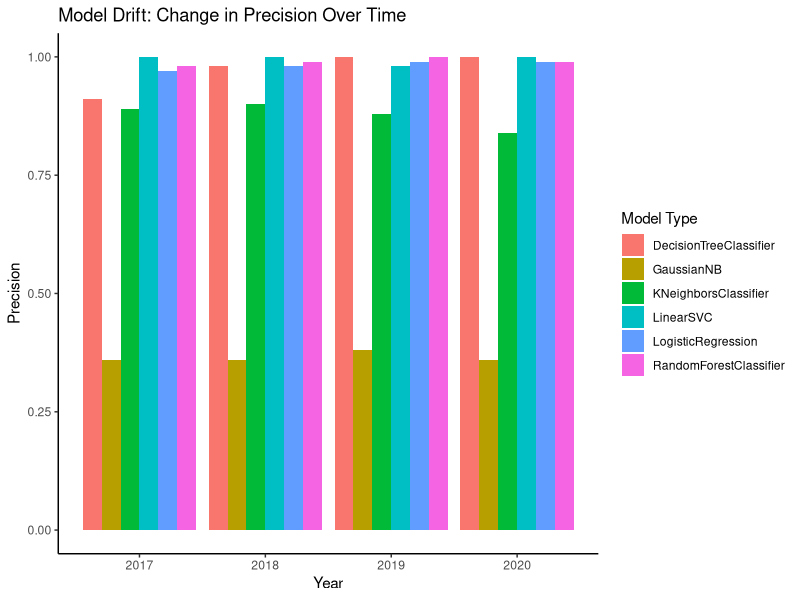
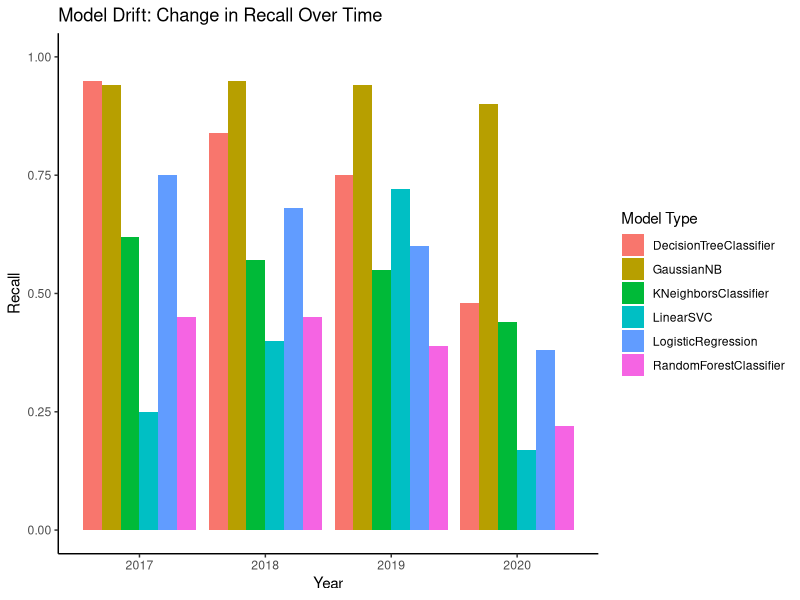

R code for these plots, in order:
## ---- chunk 1
knitr::opts_chunk$set(echo = TRUE)
## ---- chunk 2
#Used Contains syntax from here: https://stackoverflow.com/questions/25923392/select-columns-based-on-string-match-dplyrselect

library(tidyverse)
fd <- read.csv("../final_data/combined_2020_results.csv")
fd <- fd %>%
  select(-c(X, params))

precision <- fd %>%
  select(contains("precision")|"model_type") %>%
  pivot_longer(!model_type, names_to="year", values_to="precision") %>%
  #pivot_wider(names_from="model_type", values_from = "precision") %>%
  mutate(year = str_sub(year, 11, 15)) %>%
  mutate(year = as.numeric(year)) %>%
  mutate(precision = round(precision, 2))

recall <- fd %>%
  select(contains("recall")|"model_type") %>%
  pivot_longer(!model_type, names_to="year", values_to="recall") %>%
  #pivot_wider(names_from="model_type", values_from = "precision") %>%
  mutate(year = str_sub(year, 8, 12)) %>%
  mutate(year = as.numeric(year)) %>%
  mutate(recall = round(recall, 2))

## ---- chunk 3
#Help getting aes order and color from: https://www.biostars.org/p/362024/
#Help With titles:https://www.r-graph-gallery.com/239-custom-layout-legend-ggplot2.html and https://www.datanovia.com/en/blog/ggplot-legend-title-position-and-labels/
# Removing background: https://felixfan.github.io/ggplot2-remove-grid-background-margin/
#labelling bars: https://r-graphics.org/recipe-bar-graph-labels

ggplot(data=precision, aes(x=year, y = precision, fill=model_type)) + 
  geom_bar(position = "dodge", stat = "identity") +
  theme_bw() + labs(x="Year", y="Precision", fill="Model Type", title = "Model Drift: Change in Precision Over Time") +
  theme(panel.border = element_blank(), panel.grid.major = element_blank(), 
        panel.grid.minor = element_blank(), axis.line = element_line(colour = "black")) +
  
  #geom_text(aes(label=precision), position=position_dodge(.9), vjust=1.5) +
  ylim(0, 1)
## ---- chunk 4

ggplot(data=recall, aes(x=year, y = recall, fill=model_type)) + 
  geom_bar(position = "dodge", stat = "identity") +
  theme_bw() + labs(x="Year", y="Recall", fill="Model Type", title = "Model Drift: Change in Recall Over Time") +
  theme(panel.border = element_blank(), panel.grid.major = element_blank(), 
        panel.grid.minor = element_blank(), axis.line = element_line(colour = "black")) + 
  #geom_text(aes(label=recall), position=position_dodge(.9), vjust=1.5) +
  ylim(0, 1)
